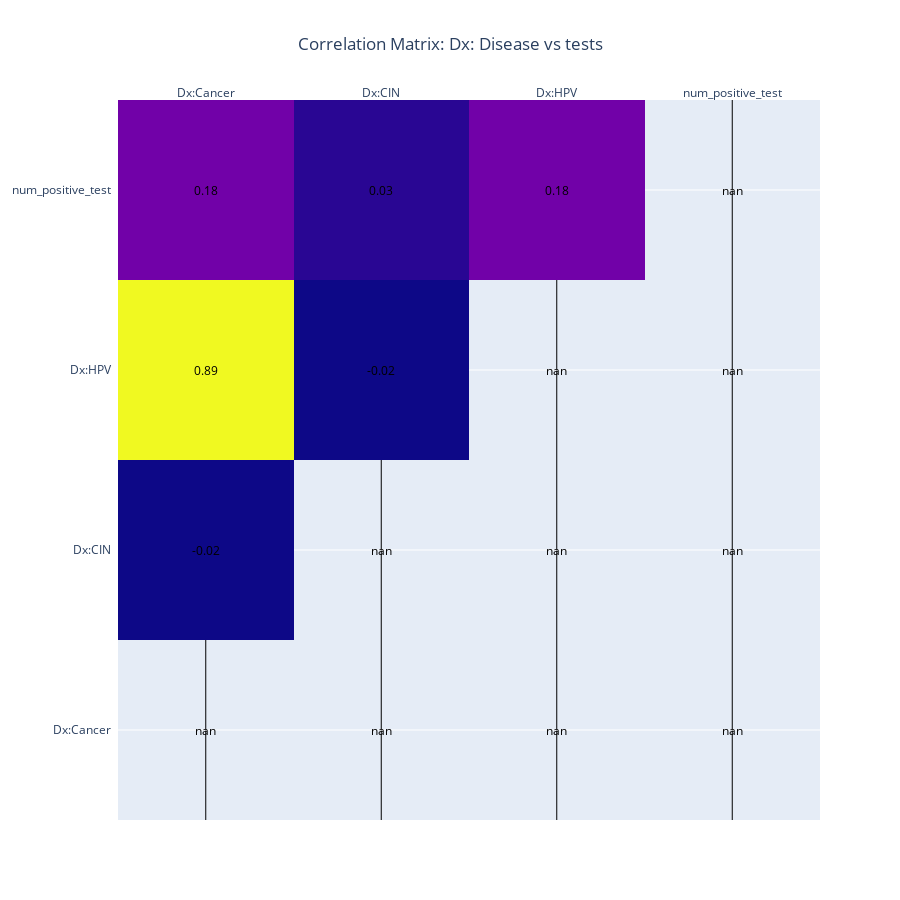

Notebook code for this chart:
### Markdown cell above
### Correlation between diseases

### Code cell
df_tests = df[["Dx:Cancer", "Dx:CIN", "Dx:HPV", "num_positive_test"]]

tests_corr = df_tests.corr()
labels = list(tests_corr.columns)

apply_mask_uptriangle(tests_corr)
fig = ff.create_annotated_heatmap(z=tests_corr.values.round(2), x=labels, y=labels)

fig.update_layout(
    title=f"Correlation Matrix: Dx: Disease vs tests", width=900, height=900, title_x=0.5
)
fig.show()
fig.write_html(os.path.join(VISUALIZATION_FOLDER, "disease_correlation.html"))

### Figure 1 — Plotly figure (JSON) as saved in the notebook; plotly's stock layout.template omitted (floating-point values rounded to 4 significant figures)
{"data": [{"colorscale": [[0, "#0d0887"], [0.1111, "#46039f"], [0.2222, "#7201a8"], [0.3333, "#9c179e"], [0.4444, "#bd3786"], [0.5556, "#d8576b"], [0.6667, "#ed7953"], [0.7778, "#fb9f3a"], [0.8889, "#fdca26"], [1, "#f0f921"]], "reversescale": false, "showscale": false, "type": "heatmap", "x": ["Dx:Cancer", "Dx:CIN", "Dx:HPV", "num_positive_test"], "y": ["Dx:Cancer", "Dx:CIN", "Dx:HPV", "num_positive_test"], "z": [[null, null, null, null], [-0.02, null, null, null], [0.89, -0.02, null, null], [0.18, 0.03, 0.18, null]]}], "layout": {"annotations": [{"font": {"color": "#000000"}, "showarrow": false, "text": "nan", "x": "Dx:Cancer", "xref": "x", "y": "Dx:Cancer", "yref": "y"}, {"font": {"color": "#000000"}, "showarrow": false, "text": "nan", "x": "Dx:CIN", "xref": "x", "y": "Dx:Cancer", "yref": "y"}, {"font": {"color": "#000000"}, "showarrow": false, "text": "nan", "x": "Dx:HPV", "xref": "x", "y": "Dx:Cancer", "yref": "y"}, {"font": {"color": "#000000"}, "showarrow": false, "text": "nan", "x": "num_positive_test", "xref": "x", "y": "Dx:Cancer", "yref": "y"}, {"font": {"color": "#000000"}, "showarrow": false, "text": "-0.02", "x": "Dx:Cancer", "xref": "x", "y": "Dx:CIN", "yref": "y"}, {"font": {"color": "#000000"}, "showarrow": false, "text": "nan", "x": "Dx:CIN", "xref": "x", "y": "Dx:CIN", "yref": "y"}, {"font": {"color": "#000000"}, "showarrow": false, "text": "nan", "x": "Dx:HPV", "xref": "x", "y": "Dx:CIN", "yref": "y"}, {"font": {"color": "#000000"}, "showarrow": false, "text": "nan", "x": "num_positive_test", "xref": "x", "y": "Dx:CIN", "yref": "y"}, {"font": {"color": "#000000"}, "showarrow": false, "text": "0.89", "x": "Dx:Cancer", "xref": "x", "y": "Dx:HPV", "yref": "y"}, {"font": {"color": "#000000"}, "showarrow": false, "text": "-0.02", "x": "Dx:CIN", "xref": "x", "y": "Dx:HPV", "yref": "y"}, {"font": {"color": "#000000"}, "showarrow": false, "text": "nan", "x": "Dx:HPV", "xref": "x", "y": "Dx:HPV", "yref": "y"}, {"font": {"color": "#000000"}, "showarrow": false, "text": "nan", "x": "num_positive_test", "xref": "x", "y": "Dx:HPV", "yref": "y"}, {"font": {"color": "#000000"}, "showarrow": false, "text": "0.18", "x": "Dx:Cancer", "xref": "x", "y": "num_positive_test", "yref": "y"}, {"font": {"color": "#000000"}, "showarrow": false, "text": "0.03", "x": "Dx:CIN", "xref": "x", "y": "num_positive_test", "yref": "y"}, {"font": {"color": "#000000"}, "showarrow": false, "text": "0.18", "x": "Dx:HPV", "xref": "x", "y": "num_positive_test", "yref": "y"}, {"font": {"color": "#000000"}, "showarrow": false, "text": "nan", "x": "num_positive_test", "xref": "x", "y": "num_positive_test", "yref": "y"}], "height": 900, "title": {"text": "Correlation Matrix: Dx: Disease vs tests", "x": 0.5}, "width": 900, "xaxis": {"dtick": 1, "gridcolor": "rgb(0, 0, 0)", "side": "top", "ticks": ""}, "yaxis": {"dtick": 1, "ticks": "", "ticksuffix": "  "}}}
